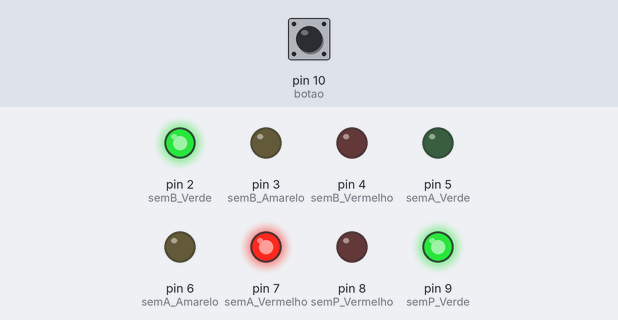
This sketch was run on a simulated Arduino Uno, built with avr-gcc and run on an emulated ATmega328P. Parts: output pins drawn as LEDs (lit = HIGH). The test bench sets the inputs (shaded band); at power-on: pin 10 (botao) LOW.

Above: at 1.2 s.
1.3 s: pin 10 (botao) pulled HIGH for 0.15 s
At 2.5 s:
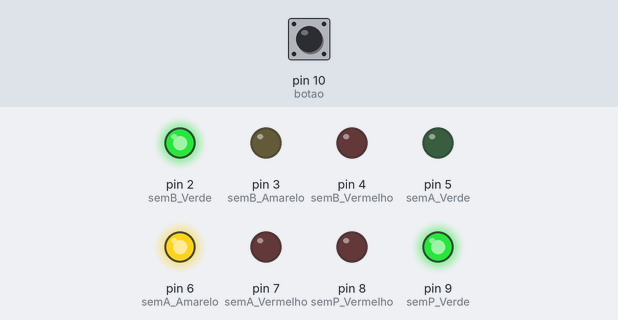
At 7.5 s:
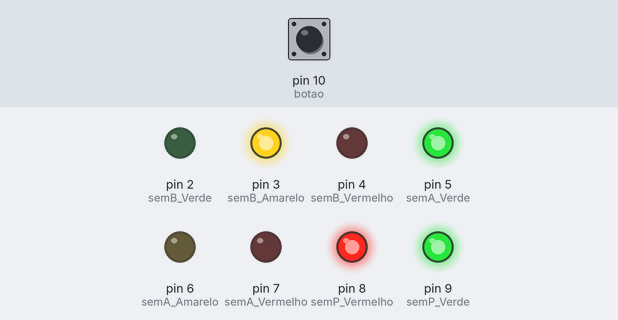
Timing chart, 0 to 45.8 s (numbered marks = the images above; inputs shaded):
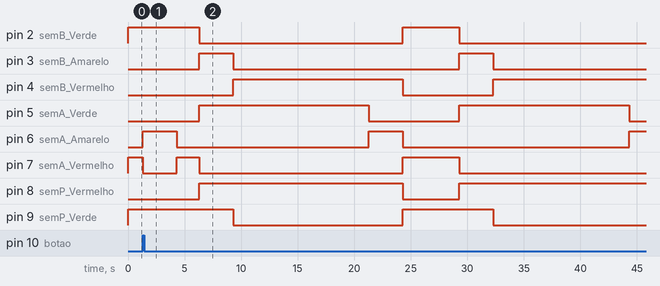

Measured:
- by itself, pin 3 (semB_Amarelo): alternates HIGH for 3.0 s and LOW for 20.0 s
- by itself, pin 5 (semA_Verde): alternates HIGH for 15.0 s and LOW for 8.0 s

The sketch:

mat.ino
```cpp
int semA_Vermelho = 7;
int semA_Amarelo =6;
int semA_Verde = 5;

int semB_Vermelho = 4;
int semB_Amarelo = 3;
int semB_Verde = 2;

int semP_Vermelho = 8;
int semP_Verde = 9;

int botao = 10;
int botaoStatus;

int time_1, time_2;

int estado;

void setup() {
  // put your setup code here, to run once:

pinMode(semA_Vermelho, OUTPUT);
pinMode(semA_Amarelo, OUTPUT);
pinMode(semA_Verde, OUTPUT);

pinMode(semB_Vermelho, OUTPUT);
pinMode(semB_Amarelo, OUTPUT);
pinMode(semB_Verde, OUTPUT);

pinMode(semP_Vermelho, OUTPUT);
pinMode(semP_Verde, OUTPUT);

pinMode(botao, INPUT);
botaoStatus = 1;


}

void loop() {
  // put your main code here, to run repeatedly:

  int atualMillis = millis();

  if (digitalRead(botao) == HIGH && botaoStatus == 1){

    digitalWrite(semA_Vermelho, LOW);
    digitalWrite(semA_Amarelo, HIGH);
    digitalWrite(semA_Verde, LOW);
    delay(3000);


    time_1 = atualMillis;
    time_2 = atualMillis;
    botaoStatus = 2;
    }
    if (botaoStatus == 2){
      if(atualMillis - time_1 < 5000)
      time_1 = atualMillis;
      botaoStatus = 2;
    }
   if(atualMillis - time_2 > 0 && atualMillis - time_2 < 5000){
      estado = 1;
      }
   if (atualMillis - time_2 > 5000 && atualMillis - time_2 < 8000){
        estado = 2;
        }
   if (atualMillis - time_2 > 8000 && atualMillis - time_2 < 20000){
          estado = 3;
          }
   if (atualMillis - time_2 > 20000 && atualMillis - time_2 < 23000){
          estado = 4;
          }
   if (atualMillis - time_2 > 23000 || atualMillis - time_2 < 0){
          time_2 = atualMillis;
          }

if(estado == 1){
    digitalWrite(semA_Vermelho, HIGH);
    digitalWrite(semA_Amarelo, LOW);
    digitalWrite(semA_Verde, LOW);

    digitalWrite(semB_Vermelho, LOW);
    digitalWrite(semB_Amarelo, LOW);
    digitalWrite(semB_Verde, HIGH);

    digitalWrite(semP_Vermelho, LOW);
    digitalWrite(semP_Verde, HIGH);
    }
if(estado == 2){
    digitalWrite(semA_Vermelho, LOW);
    digitalWrite(semA_Amarelo, LOW);
    digitalWrite(semA_Verde, HIGH);

    digitalWrite(semB_Vermelho, LOW);
    digitalWrite(semB_Amarelo, HIGH);
    digitalWrite(semB_Verde, LOW);

    digitalWrite(semP_Vermelho, HIGH);
    digitalWrite(semP_Verde, HIGH);
    }
if(estado == 3){
    digitalWrite(semA_Vermelho, LOW);
    digitalWrite(semA_Amarelo, LOW);
    digitalWrite(semA_Verde, HIGH);

    digitalWrite(semB_Vermelho, HIGH);
    digitalWrite(semB_Amarelo, LOW);
    digitalWrite(semB_Verde, LOW);

    digitalWrite(semP_Vermelho, HIGH);
    digitalWrite(semP_Verde, LOW);
    }
if(estado == 4){
    digitalWrite(semA_Vermelho, LOW);
    digitalWrite(semA_Amarelo, HIGH);
    digitalWrite(semA_Verde, LOW);

    digitalWrite(semB_Vermelho, HIGH);
    digitalWrite(semB_Amarelo, LOW);
    digitalWrite(semB_Verde, LOW);

    digitalWrite(semP_Vermelho, HIGH);
    digitalWrite(semP_Verde, LOW);
    }


}
```
